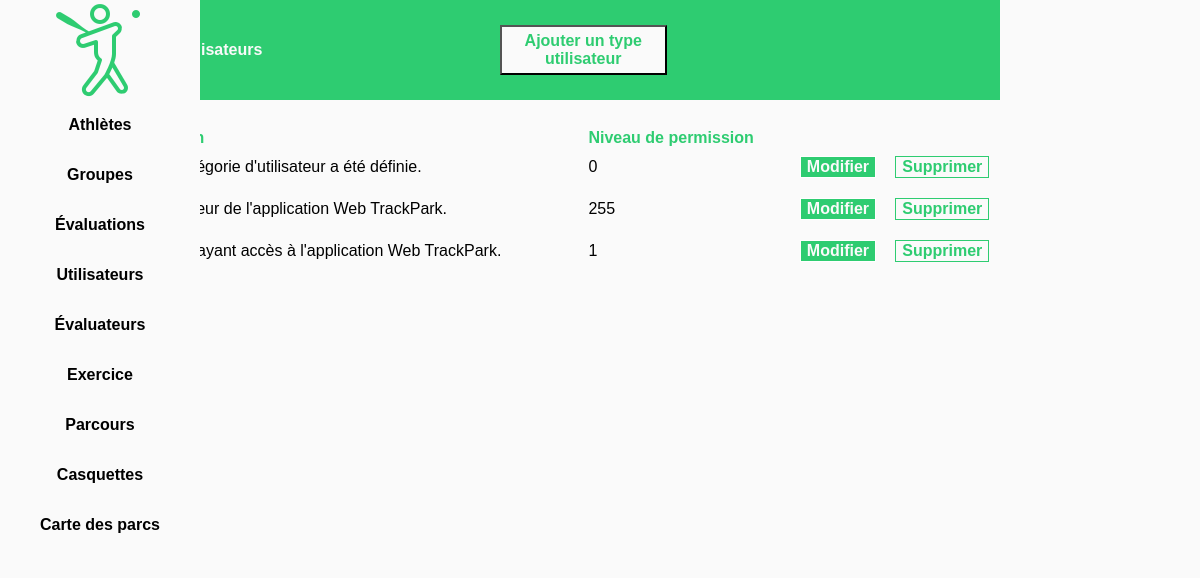
The app's page /src/php/manageUserType.php (signed in) with its own data.
### tables this page shows
CREATE TABLE `user_type` (
  `id` int(11) NOT NULL,
  `name` varchar(32) DEFAULT NULL,
  `description` text,
  `permission_level` int(11) DEFAULT '0'
);

### src/php/UserType.class.php (called while the page is built, shortened)
<?php
class UserType
{
    private $id;
    protected function __construct(int $id, string $name, string $description, int $permissionLevel)
    {
        $this->id = $id;
    }
    public static function getAllTypes() {
        $types = [];
        $conn = SQLConnector::createConn();
        if ($stm = $conn->prepare("SELECT * FROM user_type")) {
            $stm->execute();
            $result = $stm->get_result();
            while ($row = $result->fetch_assoc()) {
                array_push($types,
                    new UserType($row['id'], $row[self::NAME_FIELD], $row[self::DESCRIPTION_FIELD], $row[self::PERMISSION_FIELD])
                );
            }
        }
        return $types;
    }
    public function getId(): int
    {
        return $this->id;
    }
    public function getName(): string
    {
        return $this->getDB(self::NAME_FIELD);
    }
    public function getDescription(): string
    {
        return $this->getDB(self::DESCRIPTION_FIELD);
    }
    public function getPermissionLevel(): int
    {
        return $this->getDB(self::PERMISSION_FIELD);
    }
    private function getDB($field) {
        $conn = SQLConnector::createConn();
        $field = mysqli_real_escape_string($conn, $field);
        if ($stm = $conn->prepare("SELECT ". $field ." FROM ". self::USERTYPE_TABLE . " WHERE id = ?")) {
            $stm->bind_param("i",  $this->id);
            $stm->execute();
            $result = $stm->get_result();
            if (mysqli_num_rows($result) == 1) {
                $row = $result->fetch_assoc();
                return $row[$field];
            }
        }
        return null;
    }
}

### src/php/manageUserType.php (the view, shortened to what this page needs)
<?php
include_once 'User.class.php';
include_once 'HTMLUtil.php';
include_once 'UserType.class.php';
$types = UserType::getAllTypes();
?>
<!doctype html>
<html lang="fr">
<head>
    <link rel="stylesheet" type="text/css" href="./css/stylesheet.css">
</head>
<body>
<?php include('sideMenu.php') ?>
<div class="topMenu floatLeft col10 colt10 colm12">
    <div class="title col6 colt6 colm12 floatLeft">
        <h1 > Gestion des type d'utilisateurs </h1>
    </div>
    <div class="floatLeft col2 colt2 colm6">
        <button class='buttonAdd' value='1' name='addUser' onclick='location.href="addUserType.php";'>Ajouter un type utilisateur</button>
    </div>
</div>
<div class="mainContent floatLeft col10 colt10 colm12">
    <table>
        <tr>
            <th>ID</th>
            <th>Nom</th>
            <th>Description</th>
            <th>Niveau de permission</th>
            <th></th>
            <th></th>
        </tr>
        <?php
        foreach ($types as $type) {
            echo '<tr>';
            echo makeTD($type->getID());
            echo makeTD($type->getName());
            echo makeTD($type->getDescription());
            echo makeTD($type->getPermissionLevel());
            echo makeCell(makeButtonModifyCustom("editUserType.php", $type->getID()));
            echo makeCell(makeButtonDeleteCustom("deleteUserType.php", $type->getID()));
            echo '</tr>';
        }
        ?>
    </table>
</div>
</body>
</html>

### src/php/HTMLUtil.php (shortened to what this page needs)
<?php
function makeTD($value) {
    return '<td>'.$value.'</td>';
}
function makeCell($text)
{
    return "<td>" . $text . "</td>";
}
function makeButtonModifyCustom($link, $id)
{
    return "<button class='buttonGreen marginAuto' value={$id} name='id' onclick=\"location.href='{$link}?id={$id}';\">Modifier</button>";
}
function makeButtonDeleteCustom($link, $id)
{
    return "<button class='buttonWhite marginAuto' value={$id} onclick='$.post( \"{$link}\", {id:\"{$id}\"});location.reload();'>Supprimer</button>";
}

### src/php/css/stylesheet.css (style rules this page uses)
body { line-height: 1; }
table { border-collapse: collapse; border-spacing: 0; }
* { box-sizing: border-box; }
.floatLeft { float: left; }
.marginAuto { margin: auto; }
.topMenu { background-color: #2ECC71; }
.title { color: #fafafa; font-weight: bold; line-height: 100px; padding-left: 30px; }
body { background-color: #fafafa; font-family: arial; }
.mainContent { padding-left: 30px; padding-top: 30px; }
html,body { height:100%; }
.buttonAdd { height: 50px; margin-top: 25px; background-color: #fafafa; color: #2ECC71; font-weight: bold; font-size: 1em; transition: transform .2s; }
.buttonGreen { background-color: #2ECC71; font-size: 1em; font-weight: bold; color: #fafafa; border: 1px solid #ffffff; display: block; transition: transform .2s; }
.buttonWhite { background-color: #fafafa; font-size: 1em; font-weight: bold; color: #2ECC71; border: 1px solid #2ECC71; display: block; transition: transform .2s; }
tr { -webkit-transition: background-color 300ms ease-out; -ms-transition: background-color 300ms ease-out; transition: background-color 300ms ease-out; }
td { height: 25px; padding-bottom: 10px; padding-top: 10px; }
th { font-weight: bold; color: #2ECC71; text-align: left; }
table { table-layout: auto; width: 100%; }
.colm6 { width: 50%; }
.colm12 { width: 100%; }
@media only screen and (min-width: 768px) { .colt2 { width: 16.66%; } }
@media only screen and (min-width: 768px) { .colt6 { width: 50%; } }
@media only screen and (min-width: 768px) { .colt10 { width: 83.33%; } }

### records on screen
user_type: description "Aucune catégorie d'utilisateur a été définie. 0", $id 0 (drawn)
user_type: description "Administrateur de l'application Web TrackPark. 255", $id 1 (drawn)
user_type: description "Évaluateur ayant accès à l'application Web TrackPark. 1", $id 2 (drawn)
